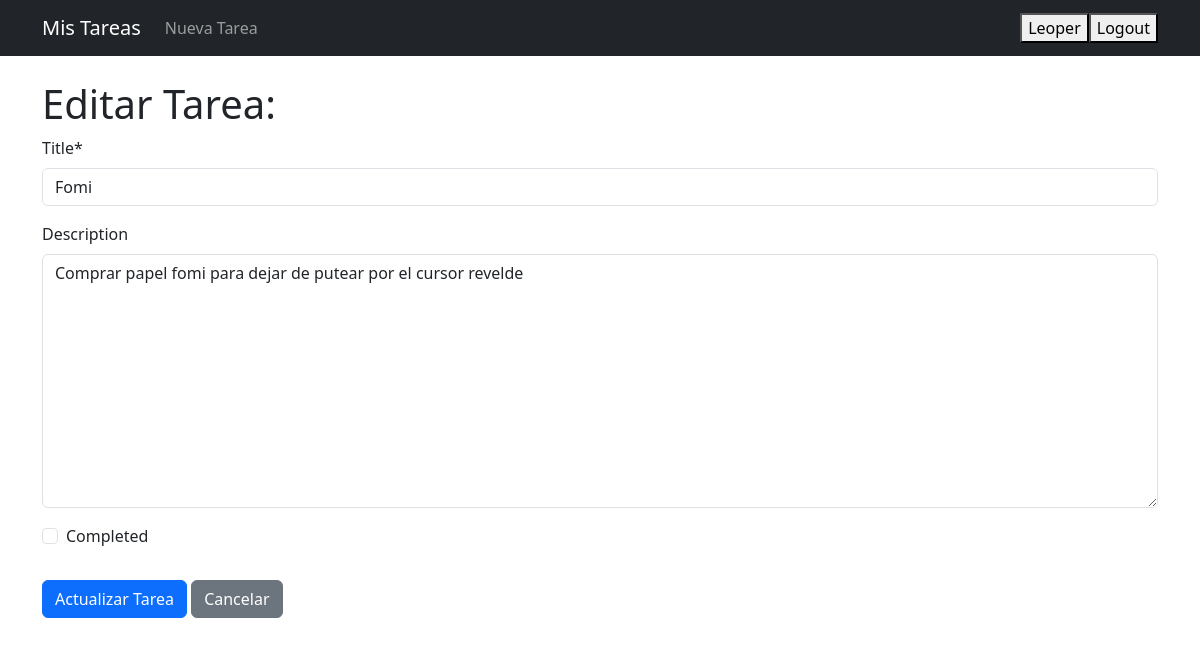
Screenshot of /todos/edit/3/ (signed in) with the database file from the repository.
### todos/models.py (models this page shows, shortened)
class TodoItem(models.Model):
    user = models.ForeignKey(User, on_delete=models.CASCADE)
    title = models.CharField(max_length=200)
    description = models.TextField(blank=True, null=True)
    completed = models.BooleanField(default=False)
    created_at = models.DateTimeField(auto_now_add=True)
    updated_at = models.DateTimeField(auto_now=True)

### todos/views.py (the view)
# urls.py: path('edit/<int:pk>/', views.edit_todo, name='edit_todo'),
@login_required
def edit_todo(request, pk):
    todo = get_object_or_404(TodoItem, pk=pk, user=request.user)
    if request.method == 'POST':
        form = TodoForm(request.POST, instance=todo)
        if form.is_valid():
            form.save()
            return redirect('todo_list')
    else:
        form = TodoForm(instance=todo)
    return render(request, 'todos/edit_todo.html', {'form': form})

### todos/forms.py
class TodoForm(forms.ModelForm):
    class Meta:
        model = TodoItem
        fields = ['title', 'description', 'completed']

### templates/todos/edit_todo.html (shortened to what this page needs)
{% extends "base.html" %}
{% load crispy_forms_tags %}
{% block content %}
    <h1>Editar Tarea: {{ todo.title }}</h1>
    <form method="POST">
        {{ form|crispy }}
        <button type="submit" class="btn btn-primary mt-3">Actualizar Tarea</button>
        <a href="{% url 'todo_list' %}" class="btn btn-secondary mt-3">Cancelar</a>
    </form>
{% endblock %}

### templates/base.html (shortened to what this page needs)
<!DOCTYPE html>
<html lang="es">
<head>
    <link href="https://cdn.jsdelivr.net/npm/bootstrap@5.3.3/dist/css/bootstrap.min.css" rel="stylesheet">
</head>
<body>
    <nav class="navbar navbar-expand-lg navbar-dark bg-dark">
        <div class="container">
            <a class="navbar-brand" href="{% url 'todo_list' %}">Mis Tareas</a>
            <div class="collapse navbar-collapse" id="navbarNav">
                <ul class="navbar-nav me-auto mb-2 mb-lg-0">
                    {% if user.is_authenticated %}
                        <li class="nav-item">
                            <a class="nav-link" href="{% url 'add_todo' %}">Nueva Tarea</a>
                        </li>
                    {% endif %}
                </ul>
                <ul class="navbar-nav">
                    {% if user.is_authenticated %}
                        <li class="nav-item">
                            <button onclick="window.location.href='{% url 'profile' %}'">{{ user.username }}</button>
                        </li>
                        <li class="nav-item">
                            <form method="post" action="{% url 'logout' %}">
                                <button type="submit">Logout</button>
                            </form>
                        </li>
                    {% endif %}
                </ul>
            </div>
        </div>
    </nav>
    <div class="container mt-4">
        {% block content %}
        {% endblock %}
    </div>
</body>
</html>

### rows the page displays
TodoItem: title "Fomi", description "Comprar papel fomi para dejar de putear por el cursor revelde"

### other values shown
{{ user.username }} "Leoper"
